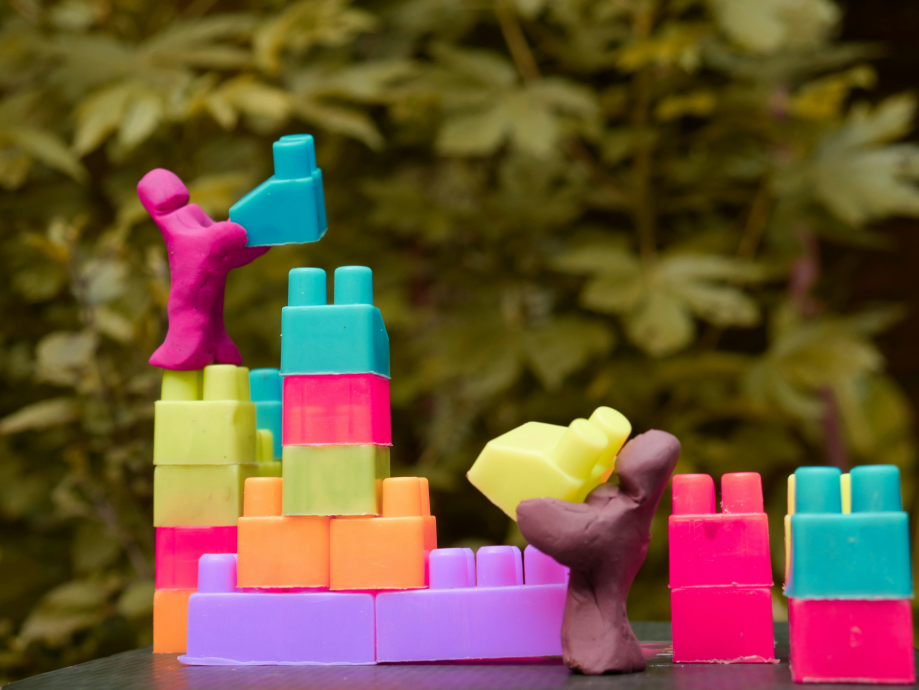
#> input picture Images/image1.jpg, 4592 x 3448 px, found by its file name (shown at 1/5 size); its folder holds only this picture in this run
$ jupyter execute notebook.ipynb
#> lines starting #> are read from the running program, lines starting #| are printed output that depends on the picture
[cell 1]
import os
import numpy as np
from PIL import Image

def load_and_downsample_images(image_folder, max_dim=500):
#> called with max_dim = 500
    images = []
    image_shapes = []
    image_names = []

    for filename in sorted(os.listdir(image_folder)):
        if filename.lower().endswith(('.png', '.jpg', '.jpeg')):
            image_path = os.path.join(image_folder, filename)
            img = Image.open(image_path).convert('RGB')
#> img is the input picture: PIL image 4592x3448 RGB; mean R, G, B 109.3, 83.2, 56.1
            w, h = img.size
#> w = 4592; h = 3448
            scale = min(max_dim / w, max_dim / h, 1)
#> scale = 0.109
            new_size = (int(w * scale), int(h * scale))
#> new_size = (499, 375)
            img_resized = img.resize(new_size, Image.Resampling.LANCZOS)
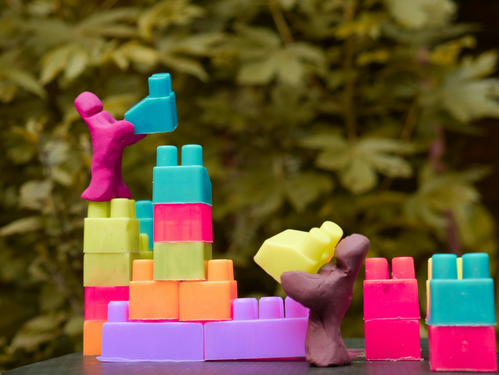
#> img_resized: PIL image 499x375 RGB; mean R, G, B 109.3, 83.2, 56.1
            img_np = np.array(img_resized)
            images.append(img_np)
            image_shapes.append(img_np.shape[:2])
            image_names.append(filename)

    return images, image_shapes, image_names

image_folder = 'C:/Users/RCOM/Desktop/K-means Challenge/Images'
images, image_shapes, image_names = load_and_downsample_images(image_folder)
#> images = 1 item; image_shapes = [(375, 499)]; image_names = ['image1.jpg']
print(f"Loaded {len(images)} images")
#| Loaded 1 images

[cell 2]
from sklearn.cluster import MiniBatchKMeans

def segment_image_minibatch_kmeans(features, k, image_shape):
    h, w = image_shape
    kmeans = MiniBatchKMeans(
    n_clusters=k,
    batch_size=10000,
    init="k-means++",
    random_state=42,
    n_init=10
)

    labels = kmeans.fit_predict(features)
    centers_rgb = kmeans.cluster_centers_[:, :3].astype(np.uint8)

    segmented_flat = centers_rgb[labels]
    segmented_img = segmented_flat.reshape(h, w, 3)
    return segmented_img, labels

[cell 3]
def extract_rgb_xy_features(image_pixels, image_shape):
    """
    image_pixels: H x W x 3 RGB image
    image_shape: (height, width)
    """
    height, width = image_shape

    # Flatten RGB to (H*W, 3)
    rgb_flat = image_pixels.reshape(-1, 3).astype(np.float32)

    # 1D coordinate vectors of length H*W
    x_coords = np.tile(np.arange(width), height) / float(width)
    y_coords = np.repeat(np.arange(height), width) / float(height)

    # Stack to (H*W, 5)
    features = np.column_stack((rgb_flat, x_coords, y_coords))
    return features

[cell 4]
def extract_features_for_all(images, image_shapes):
    all_features = []
    for img_pixels, shape in zip(images, image_shapes):
        features = extract_rgb_xy_features(img_pixels, shape)
        all_features.append(features)
#> this loop made 1 pass
#> after the loop, all_features = 1 item
    return all_features


features_all_images = extract_features_for_all(images, image_shapes)
#> features_all_images = 1 item

# Check the shape of features for the first image
print(f'Features shape for first image: {features_all_images[0].shape}')
#| Features shape for first image: (187125, 5)

[cell 5]
from sklearn.cluster import KMeans

def segment_image_kmeans(features, k, image_shape):
    h, w = image_shape
    kmeans = KMeans(n_clusters=k, init="k-means++", n_init=10, random_state=42)
    labels = kmeans.fit_predict(features)
    centers_rgb = kmeans.cluster_centers_[:, :3].astype(np.uint8)
    segmented_flat = centers_rgb[labels]
    segmented_img = segmented_flat.reshape(h, w, 3)
    return segmented_img, labels

Ks = [2, 3, 4, 5]
segmented_results = {}

for idx, (features, shape) in enumerate(zip(features_all_images, image_shapes)):
    print(f"Processing {image_names[idx]}...")
    segmented_results[idx] = {}
    for k in Ks:
        seg_img, labels = segment_image_kmeans(features, k, shape)
        segmented_results[idx][k] = {"image": seg_img, "labels": labels}
#> this loop made 1 pass
#> (printed output is left out)
#> pass 1, in segment_image_kmeans, `segmented_img = segmented_flat.reshape(h, w, 3)`:
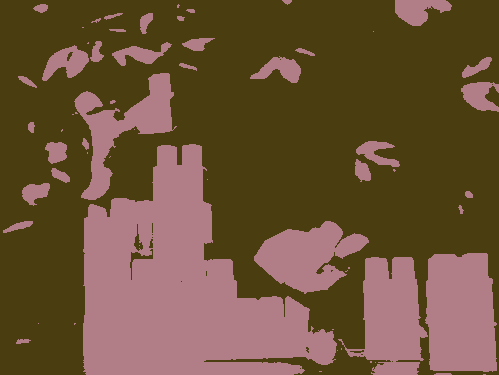
#> segmented_img: shape (375, 499, 3); mean of channels 0, 1, 2 108.9, 82.7, 55.7; drawn as R, G, B
#> pass 1, in segment_image_kmeans (call 2), `segmented_img = segmented_flat.reshape(h, w, 3)`:
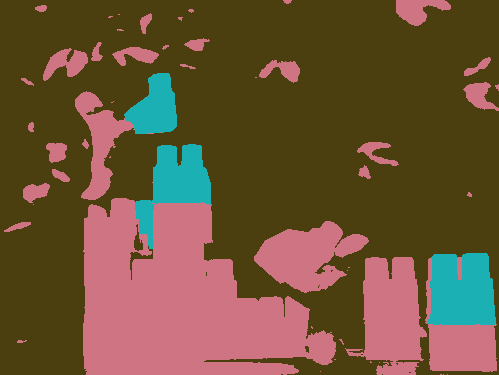
#> segmented_img: shape (375, 499, 3); mean of channels 0, 1, 2 108.6, 83, 55.5; drawn as R, G, B
#> pass 1, in segment_image_kmeans (call 3), `segmented_img = segmented_flat.reshape(h, w, 3)`:
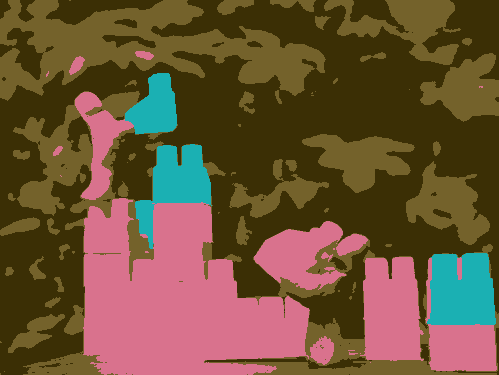
#> segmented_img: shape (375, 499, 3); mean of channels 0, 1, 2 108.7, 82.8, 55.5; drawn as R, G, B
#> pass 1, in segment_image_kmeans (call 4), `segmented_img = segmented_flat.reshape(h, w, 3)`:
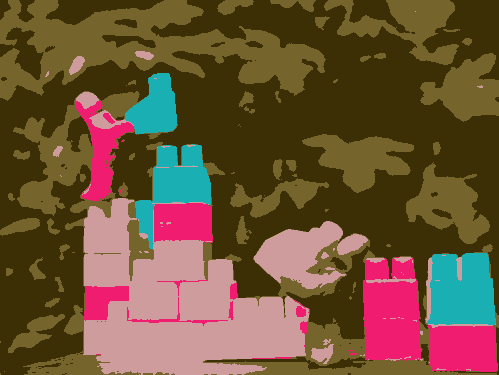
#> segmented_img: shape (375, 499, 3); mean of channels 0, 1, 2 109, 82.7, 55.9; drawn as R, G, B
#> after the loop, segmented_results = 1 item

print("K-Means clustering complete!")

[cell 6]
from sklearn.metrics import silhouette_score

def sampled_silhouette(features, labels, sample_size=5000):
    n = len(features)
    if n > sample_size:
        idx = np.random.choice(n, sample_size, replace=False)
        X_sample = features[idx]
        y_sample = labels[idx]
    else:
        X_sample = features
        y_sample = labels
    return silhouette_score(X_sample, y_sample)

silhouette_results = {}

for idx, features in enumerate(features_all_images):
    silhouette_results[idx] = {}
    for k in Ks:
        labels = segmented_results[idx][k]["labels"]
        score = sampled_silhouette(features, labels, sample_size=5000)
        silhouette_results[idx][k] = score
        print(f"{image_names[idx]}, K={k}: {score:.4f}")
#> this loop made 1 pass
#| image1.jpg, K=2: 0.5576
#| image1.jpg, K=3: 0.5907
#| image1.jpg, K=4: 0.4609
#| image1.jpg, K=5: 0.4943
#> after the loop, silhouette_results = 1 item

[cell 7]
from PIL import Image as PILImage

output_folder = "output_segments"
#> output_folder = 'output_segments'
os.makedirs(output_folder, exist_ok=True)

for idx, name in enumerate(image_names):
    for k in Ks:
        seg_img = segmented_results[idx][k]["image"]
        base_name = os.path.splitext(name)[0]
        output_name = f"{base_name}_segmentedK{k}.png"
        output_path = os.path.join(output_folder, output_name)
        PILImage.fromarray(seg_img).save(output_path)
        print(f"Saved: {output_path}")
#> this loop made 1 pass
#| Saved: output_segments/image1_segmentedK2.png
#| Saved: output_segments/image1_segmentedK3.png
#| Saved: output_segments/image1_segmentedK4.png
#| Saved: output_segments/image1_segmentedK5.png

print("All 60 images saved!")

[cell 8]
import cv2

def choose_best_k_elbow(img_rgb, k_min=2, k_max=10, down_size=100):
    """
    Elbow method to find optimal K value.
    Downsamples image, computes WCSS for each K.
    """
#> called with k_min = 2, k_max = 10, down_size = 100
    # Downsample for speed
    img_small = cv2.resize(img_rgb, (down_size, down_size))
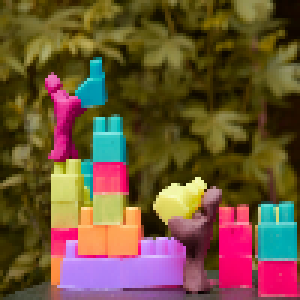
#> img_small: shape (100, 100, 3) (shown 3 times larger); mean R, G, B 109.1, 82.9, 56
    pixels = img_small.reshape(-1, 3).astype(np.float32)

    criteria = (cv2.TERM_CRITERIA_EPS + cv2.TERM_CRITERIA_MAX_ITER, 100, 0.2)
    wcss = []
    ks = range(k_min, k_max + 1)

    for k in ks:
        _, labels, centers = cv2.kmeans(pixels, k, None, criteria, 10, cv2.KMEANS_PP_CENTERS)
        labels = labels.flatten()
        distances = np.linalg.norm(pixels - centers[labels], axis=1)
        wcss.append(np.sum(distances))
#> this loop made 9 passes
#> centers on pass 1: [[74.5, 61.59, 15.77], [177.4, 124.9, 135.4]]
#> after the loop, wcss = [624479.8, 548852.1, 488183, 385457.2, 327821.3, 282331.1, 264116.6, 240573.7, 227297.9]

    # Find elbow using second derivative
    diffs = np.diff(wcss)
#> diffs = [-75627.6, -60669.1, -102725.8, -57635.9, -45490.2, -18214.5, -23542.9, -13275.8]
    second_diffs = np.diff(diffs)
#> second_diffs = [14958.5, -42056.6, 45089.8, 12145.7, 27275.8, -5328.4, 10267.2]
    elbow_index = np.argmax(second_diffs) + 2
#> elbow_index = 4
    best_k = elbow_index
#> best_k = 4

    # Plot elbow curve
    import matplotlib.pyplot as plt
    plt.figure(figsize=(8, 5))
    plt.plot(ks, wcss, marker='o', linewidth=2, markersize=8)
    plt.axvline(best_k, color='red', linestyle='--', linewidth=2, label=f'Chosen K = {best_k}')
    plt.title('Elbow Method for Optimal K', fontsize=14, fontweight='bold')
    plt.xlabel('Number of Clusters (K)', fontsize=12)
    plt.ylabel('WCSS (Within-Cluster Sum of Squares)', fontsize=12)
    plt.grid(True, alpha=0.3)
    plt.legend(fontsize=11)
    plt.tight_layout()
    plt.show()
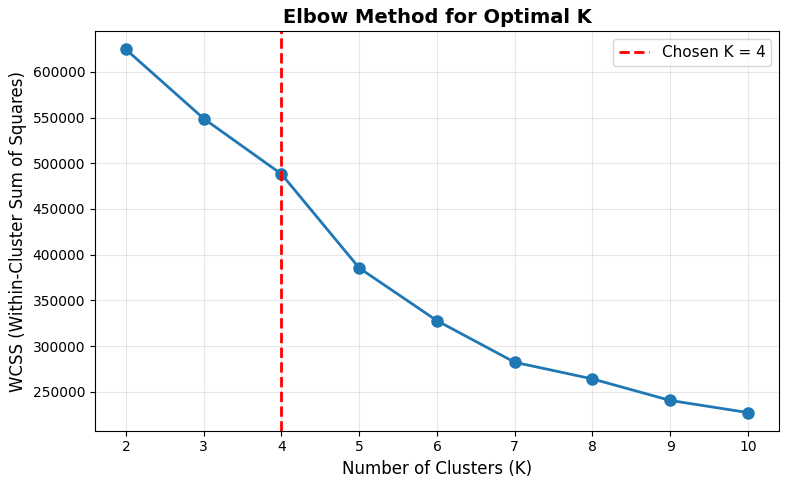
#> figure drawn by matplotlib, 1 panel

    return best_k

# Test on first image only (for speed)
print("Running Elbow Method on image 1...")
best_k = choose_best_k_elbow(images[0])
#> best_k = 4
print(f"Recommended K: {best_k}")
#| Recommended K: 4

[cell 9]
import cv2

def extract_lab_xy_features(image_rgb, image_shape):
    """Extract Lab color space + XY features."""
    height, width = image_shape

    # Convert RGB to Lab
    image_bgr = cv2.cvtColor(image_rgb, cv2.COLOR_RGB2BGR)
    image_lab = cv2.cvtColor(image_bgr, cv2.COLOR_BGR2LAB)
    lab_flat = image_lab.reshape(-1, 3).astype(np.float32)

    # Normalized coordinates
    x_coords = np.tile(np.arange(width), height) / float(width)
    y_coords = np.repeat(np.arange(height), width) / float(height)

    # Stack Lab + XY
    features = np.column_stack((lab_flat, x_coords, y_coords))
    return features

# Extract Lab features for all images
print("Extracting Lab+XY features...")
lab_features_all = []
for img, shape in zip(images, image_shapes):
    feats = extract_lab_xy_features(img, shape)
    lab_features_all.append(feats)
#> after the loop, lab_features_all = 1 item

print(f"Lab features extracted: {len(lab_features_all)} images")
#| Lab features extracted: 1 images

# Compare RGB vs Lab on first 3 images
print("\n=== LAB vs RGB Comparison ===")
for idx in range(min(3, len(images))):
    print(f"\n{image_names[idx]}:")
    rgb_score = silhouette_results[idx][2]

    # Compute silhouette for Lab on K=2
    kmeans_lab = KMeans(n_clusters=2, init="k-means++", n_init=10, random_state=42)
    labels_lab = kmeans_lab.fit_predict(lab_features_all[idx])
    lab_score = sampled_silhouette(lab_features_all[idx], labels_lab, sample_size=5000)

    print(f"  RGB+XY (K=2): {rgb_score:.4f}")
    print(f"  Lab+XY (K=2): {lab_score:.4f}")
    print(f"  Difference: {rgb_score - lab_score:+.4f}")
#> this loop made 1 pass
#> (rgb_score, n in sampled_silhouette, lab_score) on pass 1: (0.558, 187125, 0.517)
#| image1.jpg:
#|   RGB+XY (K=2): 0.5576
#|   Lab+XY (K=2): 0.5175
#|   Difference: +0.0402

[cell 10]
import cv2

def apply_gaussian_blur(image_rgb, kernel_size=(5, 5), sigma=1.5):
    """Apply Gaussian blur to image."""
#> called with kernel_size = (5, 5), sigma = 1.5
    image_bgr = cv2.cvtColor(image_rgb, cv2.COLOR_RGB2BGR)
    blurred_bgr = cv2.GaussianBlur(image_bgr, kernel_size, sigma)
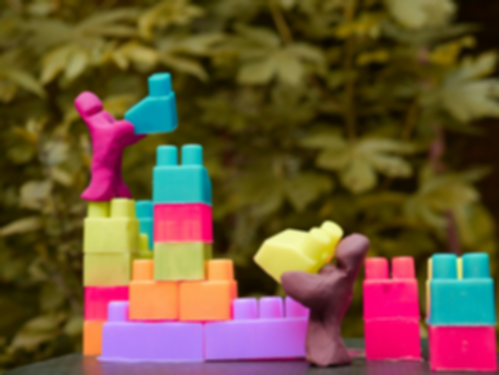
#> blurred_bgr: shape (375, 499, 3); mean B, G, R 56.1, 83.2, 109.3
    blurred_rgb = cv2.cvtColor(blurred_bgr, cv2.COLOR_BGR2RGB)
    return blurred_rgb

# Apply blur to all images and extract features
print("Applying Gaussian blur to all images...")
blurred_images = [apply_gaussian_blur(img) for img in images]
#> blurred_images = 1 item
blurred_features = []
for blurred_img, shape in zip(blurred_images, image_shapes):
    feats = extract_rgb_xy_features(blurred_img, shape)
    blurred_features.append(feats)
#> after the loop, blurred_features = 1 item

print(f"Blurred features extracted: {len(blurred_features)} images")
#| Blurred features extracted: 1 images

# Compare original vs blurred on first 2 images
print("\n=== ORIGINAL vs BLURRED Comparison ===")
for idx in range(min(2, len(images))):
    print(f"\n{image_names[idx]}:")
    original_score = silhouette_results[idx][2]

    kmeans_blur = KMeans(n_clusters=2, init="k-means++", n_init=10, random_state=42)
    labels_blur = kmeans_blur.fit_predict(blurred_features[idx])
    blurred_score = sampled_silhouette(blurred_features[idx], labels_blur, sample_size=5000)

    print(f"  Original RGB+XY (K=2): {original_score:.4f}")
    print(f"  Blurred RGB+XY (K=2):  {blurred_score:.4f}")
    print(f"  Difference: {blurred_score - original_score:+.4f}")
#> this loop made 1 pass
#> (original_score, n in sampled_silhouette, blurred_score) on pass 1: (0.558, 187125, 0.553)
#| image1.jpg:
#|   Original RGB+XY (K=2): 0.5576
#|   Blurred RGB+XY (K=2):  0.5528
#|   Difference: -0.0048

[cell 11]
import matplotlib.pyplot as plt

def plot_segmentations(original_img, segmented_images, ks, title=""):
    """Display original + segmented images for different K values."""
    n_plots = len(ks) + 1
    plt.figure(figsize=(16, 4))

    # Original image
    plt.subplot(1, n_plots, 1)
    plt.imshow(original_img)
    plt.title("Original", fontsize=12, fontweight='bold')
    plt.axis('off')

    # Segmented images
    for i, k in enumerate(ks):
        plt.subplot(1, n_plots, i + 2)
        plt.imshow(segmented_images[k])
        plt.title(f"K={k}", fontsize=12, fontweight='bold')
        plt.axis('off')

    plt.suptitle(title, fontsize=14, fontweight='bold')
    plt.tight_layout()
    plt.show()

# Visualize first 3 images
for idx in range(min(3, len(images))):
    seg_imgs = {k: segmented_results[idx][k]["image"] for k in Ks}
    plot_segmentations(images[idx], seg_imgs, Ks, title=f"{image_names[idx]}: K-Means Segmentation")
#> this loop made 1 pass
#> n_plots in plot_segmentations on pass 1: 5

[cell 12]
import pandas as pd

# Create comprehensive summary
print("\n" + "="*70)
print("FINAL PROJECT SUMMARY")
print("="*70)

# Statistics by K
print("\n1. SILHOUETTE SCORES BY K:")
print("-" * 50)
for k in Ks:
    scores = [silhouette_results[idx][k] for idx in range(len(images))]
    print(f"K={k}: Mean={np.mean(scores):.4f}, Min={np.min(scores):.4f}, Max={np.max(scores):.4f}")
#> this loop made 4 passes
#> scores on passes 1 to 4: [0.558], [0.591], [0.461], [0.494]
#| K=2: Mean=0.5576, Min=0.5576, Max=0.5576
#| K=3: Mean=0.5907, Min=0.5907, Max=0.5907
#| K=4: Mean=0.4609, Min=0.4609, Max=0.4609
#| K=5: Mean=0.4943, Min=0.4943, Max=0.4943

# Best K per image
print("\n2. BEST K FOR EACH IMAGE:")
print("-" * 50)
best_k_list = []
for idx in range(len(images)):
    best_k = max(Ks, key=lambda k: silhouette_results[idx][k])
    best_k_list.append(best_k)
    print(f"{image_names[idx]:20s} → K={best_k} (Score: {silhouette_results[idx][best_k]:.4f})")
#> this loop made 1 pass
#> best_k on pass 1: 3
#| image1.jpg           → K=3 (Score: 0.5907)
#> after the loop, best_k_list = [3]

# Top 3 images
print("\n3. TOP 3 BEST PERFORMING IMAGES:")
print("-" * 50)
scores_summary = [(idx, max([silhouette_results[idx][k] for k in Ks])) for idx in range(len(images))]
#> scores_summary = [(0, 0.591)]
scores_summary.sort(key=lambda x: x[1], reverse=True)
for rank, (idx, score) in enumerate(scores_summary[:3], 1):
    print(f"{rank}. {image_names[idx]:20s} - Silhouette: {score:.4f}")
#> this loop made 1 pass
#> (rank, idx, score) on pass 1: (1, 0, 0.591)
#| 1. image1.jpg           - Silhouette: 0.5907

# Save complete results
summary_data = []
for idx in range(len(images)):
    for k in Ks:
        summary_data.append({
            'Image': image_names[idx],
            'K': k,
            'Silhouette_Score': silhouette_results[idx][k],
            'Best_K': best_k_list[idx]
        })
#> this loop made 1 pass
#> after the loop, summary_data = 4 items

df_summary = pd.DataFrame(summary_data)
#> df_summary = table of 4 rows and 4 columns
df_summary.to_csv('segmentation_results_complete.csv', index=False)
print("\n✓ Results saved to 'segmentation_results_complete.csv'")

print("\n" + "="*70)
print("PROJECT COMPLETE!")
print("="*70)
print(f"Total images processed: {len(images)}")
#| Total images processed: 1
print(f"Total segmented outputs: {len(images) * len(Ks)}")
#| Total segmented outputs: 4
print(f"Output folder: output_segments/")
